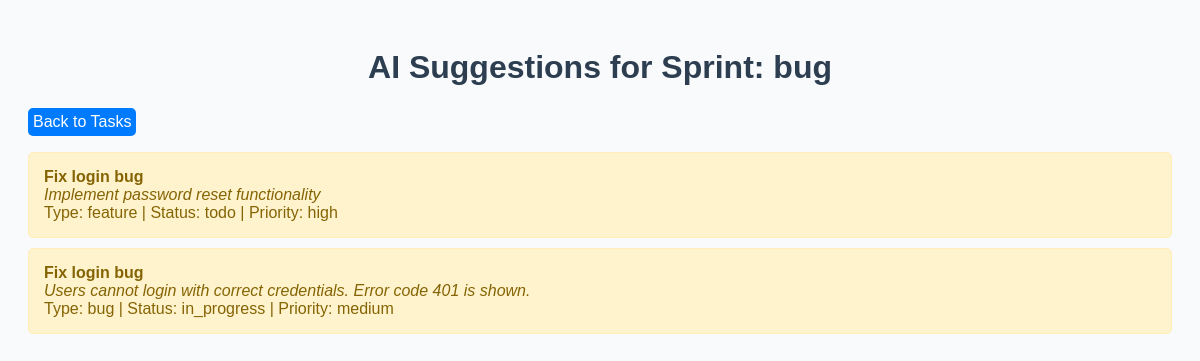
The app's page /sprints/1/ai-suggestions/ with its own data.
### taskplannerapp/models.py (models this page shows, shortened)
class Sprint(models.Model):
    name = models.CharField(max_length=255)
    description = models.TextField(blank=True)
    start_date = models.DateField(null=True, blank=True)
    end_date = models.DateField(null=True, blank=True)
    created_by = models.ForeignKey(User, on_delete=models.CASCADE, related_name='sprints')
    created_at = models.DateTimeField(auto_now_add=True)

class Task(models.Model):
    TASK_TYPES = [
        ('bug', 'Bug'),
        ('feature', 'Feature'),
        ('story', 'Story')
    ]
    STATUS_CHOICES = [
        ('todo', 'To Do'),
        ('in_progress', 'In Progress'),
        ('done', 'Done')
    ]
    PRIORITY_CHOICES = [
        ('low', 'Low'),
        ('medium', 'Medium'),
        ('high', 'High')
    ]
    title = models.CharField(max_length=255)
    description = models.TextField(blank=True)
    task_type = models.CharField(max_length=20, choices=TASK_TYPES)
    status = models.CharField(max_length=20, choices=STATUS_CHOICES, default='todo')
    priority = models.CharField(max_length=20, choices=PRIORITY_CHOICES, default='medium')
    sprint = models.ForeignKey(Sprint, on_delete=models.CASCADE, related_name='tasks')
    assignee = models.ForeignKey(User, on_delete=models.SET_NULL, null=True, blank=True, related_name='tasks')
    created_at = models.DateTimeField(auto_now_add=True)
    updated_at = models.DateTimeField(auto_now=True)

### taskplannerapp/views.py (the view)
# urls.py: path('sprints/<int:sprint_id>/ai-suggestions/', views.ai_suggestions, name='ai_suggestions'),
def ai_suggestions(request, sprint_id):
    sprint = get_object_or_404(Sprint, id=sprint_id)
    suggestions = sprint.tasks.order_by('-created_at')[:3]
    return render(request, 'ai_suggestions.html', {'sprint': sprint, 'suggestions': suggestions})

### Templates/ai_suggestions.html (shortened to what this page needs)
{% load static %}
<!DOCTYPE html>
<html lang="en">
<head>
    <link rel="stylesheet" href="{% static 'ai_suggestions.css' %}">
</head>
<body>
    <h1>AI Suggestions for Sprint: {{ sprint.name }}</h1>
    <a href="{% url 'task_list' sprint.id %}">Back to Tasks</a>
    {% if suggestions %}
        <ul class="suggestions">
            {% for task in suggestions %}
                <li>
                    <strong>{{ task.title }}</strong><br>
                    <em>{{ task.description }}</em><br>
                    Type: {{ task.task_type }} | Status: {{ task.status }} | Priority: {{ task.priority }}
                </li>
            {% endfor %}
        </ul>
    {% else %}
        <p>No AI suggestions available for this sprint.</p>
    {% endif %}
</body>
</html>

### static/ai_suggestions.css (style rules this page uses)
body { font-family: Arial, sans-serif; background-color: #f9fafc; padding: 20px; }
h1 { color: #2c3e50; text-align: center; }
a { text-decoration: none; display: inline-block; color: white; background-color: #007bff; padding: 5px; border-radius: 5px; }
ul.suggestions { list-style: none; padding: 0; }
ul.suggestions li { background-color: #fff3cd; border: 1px solid #ffeeba; color: #856404; padding: 15px; margin-bottom: 10px; border-radius: 5px; }

### records on screen
Sprint: name "bug"
Task: title "Fix login bug", description "Implement password reset functionality", task_type "feature", status "todo", priority "high"
Task: title "Fix login bug", description "Users cannot login with correct credentials. Error code 401 is shown.", task_type "bug", status "in_progress", priority "medium"
